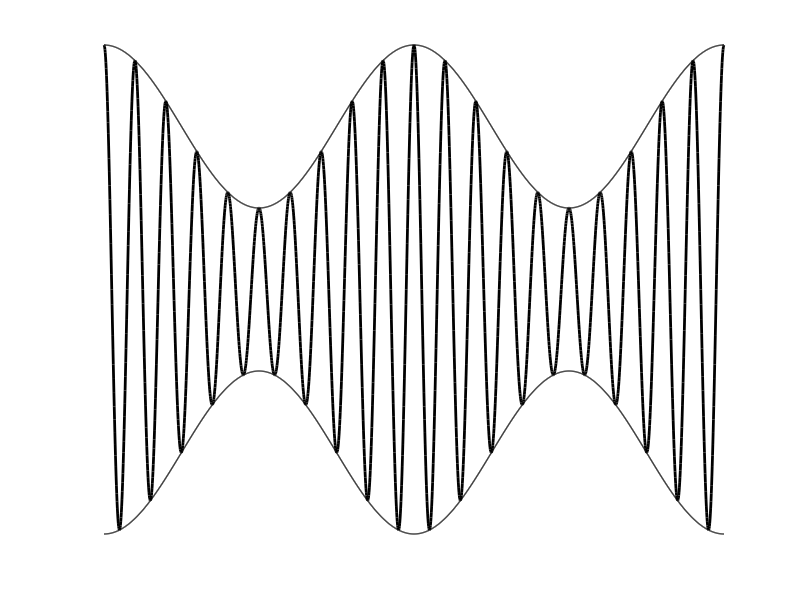
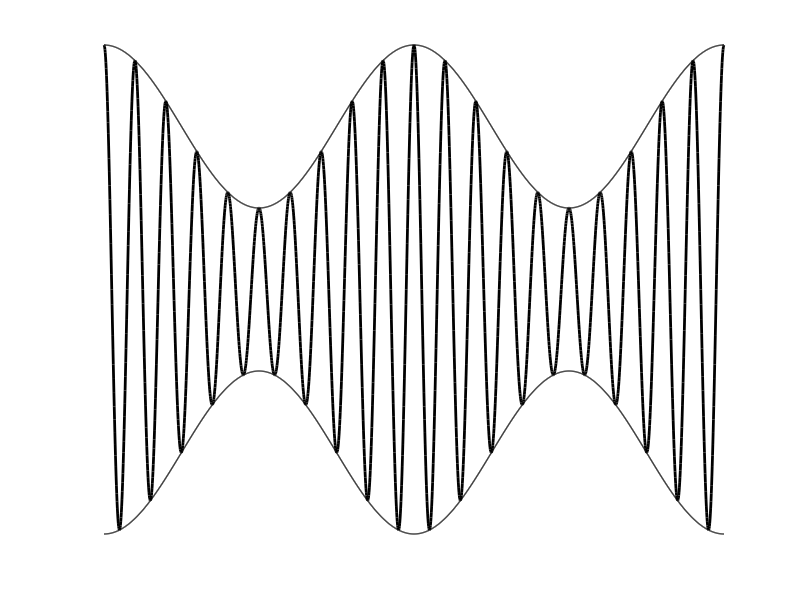

These charts were generated, in order, by the following MATLAB code:
#AMmodulation
clf;
hold on

ws=1;
wc=10;


AM=@(t) (1+0.5.*cos(1*2*pi.*t)).*cos(10*2*pi.*t)

t=0:0.001:2;
plot(t,AM(t),'color','black','linewidth',2)
plot(t,1+0.5.*cos(1*2*pi.*t),'color','black','linewidth',1)
plot(t,-1-0.5.*cos(1*2*pi.*t),'color','black','linewidth',1)
grid off
axis off

print -demf AMmodulation.emf
print -deps AMmodulation.eps
